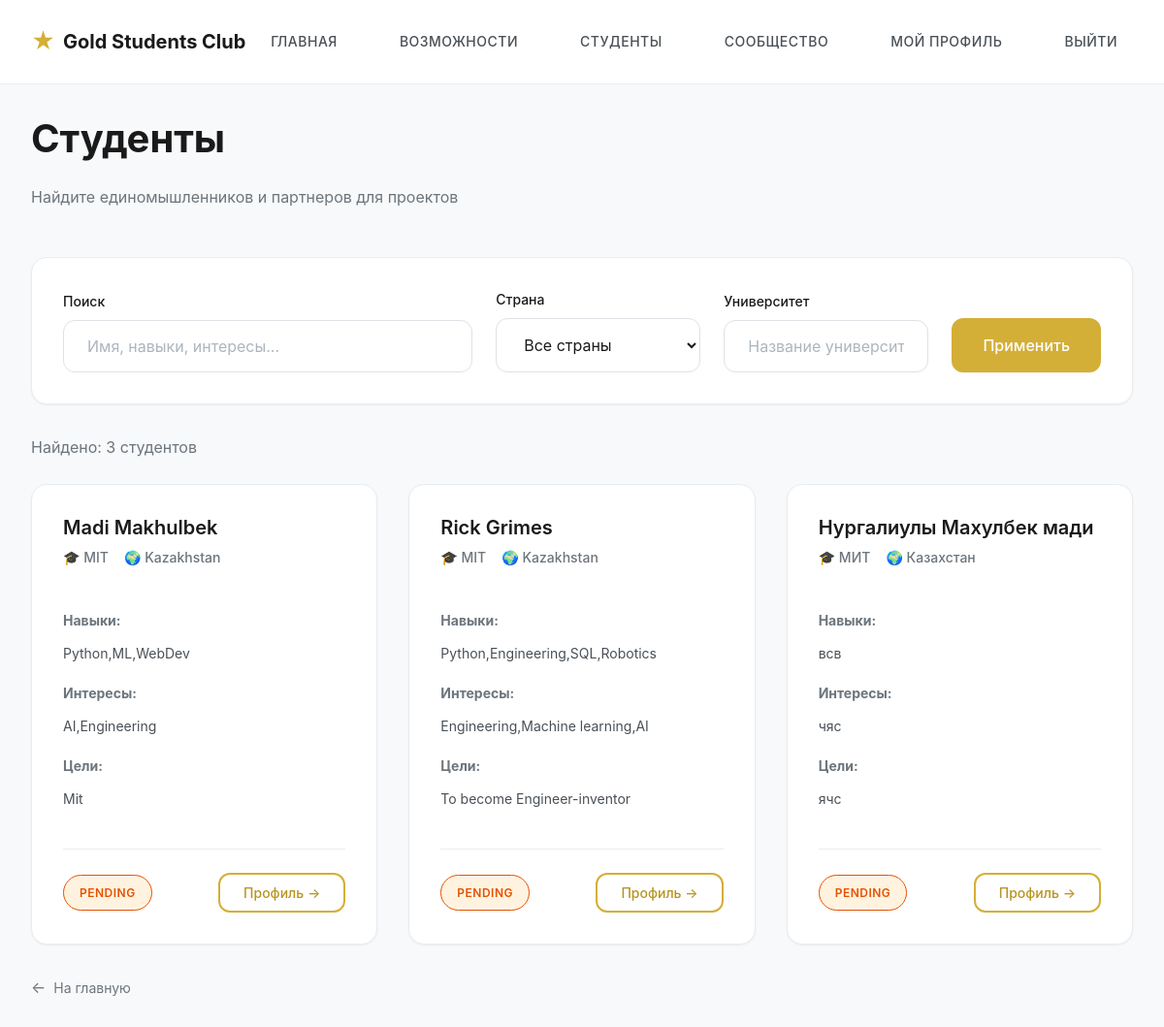
The page /profiles (signed in) on the database its author committed.
### app.py (models this page shows, shortened)
class User(UserMixin, db.Model):
    id = db.Column(db.Integer, primary_key=True)
    email = db.Column(db.String(120), unique=True, nullable=False, index=True)
    password_hash = db.Column(db.String(255), nullable=True)  # nullable для старых записей
    name = db.Column(db.String(100), nullable=False)
    university = db.Column(db.String(100))
    country = db.Column(db.String(100))
    skills = db.Column(db.Text)
    goals = db.Column(db.Text)
    interests = db.Column(db.Text)
    links = db.Column(db.Text)
    status = db.Column(db.String(20), default="pending")
    role = db.Column(db.String(20), default="user")  # user, moderator, admin
    created_at = db.Column(db.DateTime, default=datetime.utcnow)
    updated_at = db.Column(db.DateTime, default=datetime.utcnow, onupdate=datetime.utcnow)

### app.py (the view, shortened to what this page needs)
@app.route("/profiles")
def profiles():
    search_query = request.args.get("search", "").strip()
    country = request.args.get("country", "")
    university = request.args.get("university", "")
    page = request.args.get("page", 1, type=int)
    per_page = 12
    query = User.query.filter(User.status != "banned")
    if country:
        query = query.filter(User.country == country)
    if university:
        query = query.filter(User.university.contains(university))
    query = query.order_by(
        db.case((User.status == "verified", 1), else_=2),
        User.created_at.desc()
    )
    pagination = query.paginate(
        page=page,
        per_page=per_page,
        error_out=False
    )
    students = pagination.items
    countries = db.session.query(User.country).distinct().filter(User.country != None, User.country != "").all()
    countries = [c[0] for c in countries if c[0]]
    universities = db.session.query(User.university).distinct().filter(User.university != None, User.university != "").limit(20).all()
    universities = [u[0] for u in universities if u[0]]
    return render_template(
        "profiles.html",
        students=students,
        pagination=pagination,
        countries=countries,
        universities=universities,
        current_search=search_query,
        current_country=country,
        current_university=university
    )

### app.py (called while the page is built)
@login_manager.user_loader
def load_user(user_id):
    return User.query.get(int(user_id))

### templates/profiles.html (shortened to what this page needs)
{% extends "base.html" %}
{% block content %}
    <div class="container">
        <div class="flex-between mb-4">
            <div>
                <h1>Студенты</h1>
                <p class="text-muted">Найдите единомышленников и партнеров для проектов</p>
            </div>
        </div>
        <div class="card mb-4" style="background: var(--white);">
            <form method="GET" action="/profiles" class="filter-form">
                <div style="display: grid; grid-template-columns: 2fr 1fr 1fr auto; gap: var(--spacing-md); align-items: end;">
                    <div class="form-group" style="margin-bottom: 0;">
                        <label class="form-label">Поиск</label>
                        <input type="text" name="search" class="form-control"
                               placeholder="Имя, навыки, интересы..."
                               value="{{ current_search }}">
                    </div>
                    <div class="form-group" style="margin-bottom: 0;">
                        <label class="form-label">Страна</label>
                        <select name="country" class="form-select">
                            <option value="">Все страны</option>
                        </select>
                    </div>
                    <div class="form-group" style="margin-bottom: 0;">
                        <label class="form-label">Университет</label>
                        <input type="text" name="university" class="form-control"
                               placeholder="Название университета"
                               value="{{ current_university }}">
                    </div>
                    <div>
                        <button type="submit" class="btn btn-primary btn-block">Применить</button>
                    </div>
                </div>
            </form>
        </div>
        {% if students %}
            <p class="text-muted mb-3">
                Найдено: {{ pagination.total }} студентов
            </p>
            <div class="grid grid-3">
                {% for student in students %}
                    <div class="card">
                        <div class="card-header">
                            <h3 class="card-title">{{ student.name }}</h3>
                            <div class="card-subtitle">
                                {% if student.university %}
                                    <span>🎓 {{ student.university }}</span>
                                {% endif %}
                                {% if student.country %}
                                    <span>🌍 {{ student.country }}</span>
                                {% endif %}
                            </div>
                        </div>
                        <div class="card-text">
                            {% if student.skills %}
                                <div style="margin-bottom: var(--spacing-sm);">
                                    <strong style="font-size: var(--font-size-sm); color: var(--gray-600);">Навыки:</strong>
                                    <p style="font-size: var(--font-size-sm); margin-top: var(--spacing-xs);">
                                        {{ student.skills[:100] }}{% if student.skills|length > 100 %}...{% endif %}
                                    </p>
                                </div>
                            {% endif %}
                            {% if student.interests %}
                                <div style="margin-bottom: var(--spacing-sm);">
                                    <strong style="font-size: var(--font-size-sm); color: var(--gray-600);">Интересы:</strong>
                                    <p style="font-size: var(--font-size-sm); margin-top: var(--spacing-xs);">
                                        {{ student.interests }}
                                    </p>
                                </div>
                            {% endif %}
                            {% if student.goals %}
                                <div>
                                    <strong style="font-size: var(--font-size-sm); color: var(--gray-600);">Цели:</strong>
                                    <p style="font-size: var(--font-size-sm); margin-top: var(--spacing-xs);">
                                        {{ student.goals[:150] }}{% if student.goals|length > 150 %}...{% endif %}
                                    </p>
                                </div>
                            {% endif %}
                        </div>
                        <div class="card-footer">
                            <div>
                                {% if student.status == "verified" %}
                                    <span class="badge badge-success">✓ Verified</span>
                                {% elif student.status == "pending" %}
                                    <span class="badge badge-warning">Pending</span>
                                {% endif %}
                            </div>
                            <a href="{{ url_for('profile_view', user_id=student.id) }}" class="btn btn-outline btn-sm">Профиль →</a>
                        </div>
                    </div>
                {% endfor %}
            </div>
        {% else %}
            <div class="empty-state">
                <div class="empty-state-icon">👥</div>
                <h3>Студенты не найдены</h3>
                <p class="text-muted">Попробуйте изменить параметры поиска</p>
            </div>
        {% endif %}
        <a href="/" class="back-link">На главную</a>
    </div>
{% endblock %}

### rows shown on the page
User: name "Madi Makhulbek", university "MIT", country "Kazakhstan", skills "Python,ML,WebDev", interests "AI,Engineering", goals "Mit", status "PENDING"
User: name "Rick Grimes", university "MIT", country "Kazakhstan", skills "Python,Engineering,SQL,Robotics", interests "Engineering,Machine learning,AI", goals "To become Engineer-inventor", status "PENDING"
User: name "Нургалиулы Махулбек мади", university "МИТ", country "Казахстан", skills "всв", interests "чяс", goals "ячс", status "PENDING"

### other values the page prints
{{ pagination.total }} "3"
